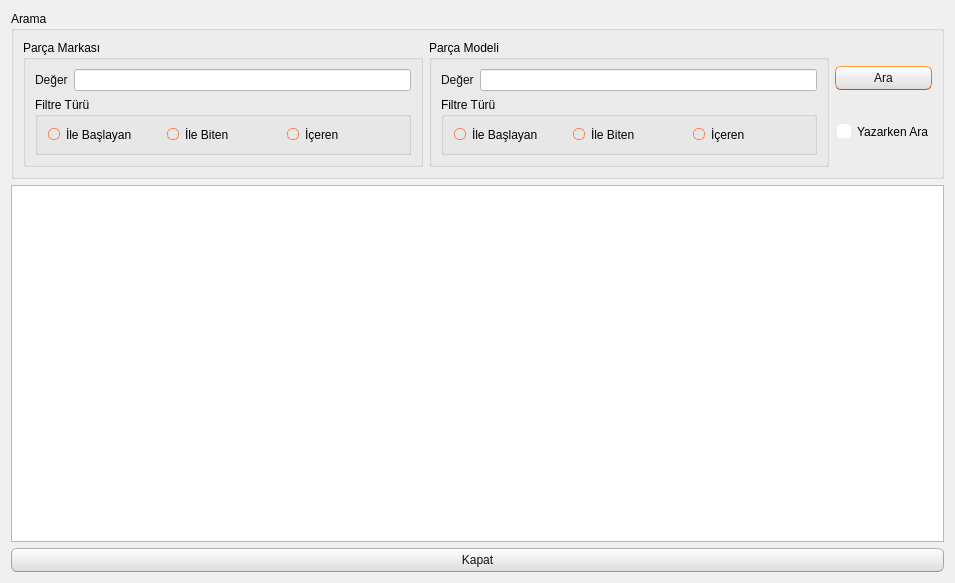
<?xml version="1.0" encoding="UTF-8"?>
<ui version="4.0">
 <class>TKNFareListe</class>
 <widget class="QDialog" name="TKNFareListe">
  <property name="geometry">
   <rect>
    <x>0</x>
    <y>0</y>
    <width>955</width>
    <height>583</height>
   </rect>
  </property>
  <property name="windowTitle">
   <string>Dialog</string>
  </property>
  <property name="styleSheet">
   <string notr="true">/*
Ubuntu Style Sheet for QT Applications
Author: Jaime A. Quiroga P.
Company: GTRONICK
Last updated: 09/10/2019 (dd/mm/yyyy), 12:31.
Available at: https://github.com/GTRONICK/QSS/blob/master/Ubuntu.qss
*/
QMainWindow {
	background-color:#f0f0f0;
}
QCheckBox {
	padding:2px;
}
QCheckBox:hover {
	border:1px solid rgb(255,150,60);
	border-radius:4px;
	padding: 1px;
	background-color:qlineargradient(spread:pad, x1:0.5, y1:1, x2:0.5, y2:0, stop:0 rgba(190, 90, 50, 50), stop:1 rgba(250, 130, 40, 50));
}
QCheckBox::indicator:checked {
	border:1px solid rgb(246, 134, 86);
	border-radius:4px;
  	background-color:rgb(246, 134, 86)
}
QCheckBox::indicator:unchecked {
	border-width:1px solid rgb(246, 134, 86);
	border-radius:4px;
  	background-color:rgb(255,255,255);
}
QColorDialog {
	background-color:#f0f0f0;
}
QComboBox {
	color:rgb(81,72,65);
	background: #ffffff;
}
QComboBox:editable {
	selection-color:rgb(81,72,65);
	selection-background-color: #ffffff;
}
QComboBox QAbstractItemView {
	selection-color: #ffffff;
	selection-background-color: rgb(246, 134, 86);
}
QComboBox:!editable:on, QComboBox::drop-down:editable:on {
	color:  #1e1d23;	
}
QDateTimeEdit, QDateEdit, QDoubleSpinBox, QFontComboBox {
	color:rgb(81,72,65);
	background-color: #ffffff;
}

QDialog {
	background-color:#f0f0f0;
}

QLabel,QLineEdit {
	color:rgb(17,17,17);
}
QLineEdit {
	background-color:rgb(255,255,255);
	selection-background-color:rgb(236,116,64);
}
QMenuBar {
	color:rgb(223,219,210);
	background-color:rgb(65,64,59);
}
QMenuBar::item {
	padding-top:4px;
	padding-left:4px;
	padding-right:4px;
	color:rgb(223,219,210);
	background-color:rgb(65,64,59);
}
QMenuBar::item:selected {
	color:rgb(255,255,255);
	padding-top:2px;
	padding-left:2px;
	padding-right:2px;
	border-top-width:2px;
	border-left-width:2px;
	border-right-width:2px;
	border-top-right-radius:4px;
	border-top-left-radius:4px;
	border-style:solid;
	background-color:rgb(65,64,59);
	border-top-color: rgb(47,47,44);
	border-right-color: qlineargradient(spread:pad, x1:0, y1:1, x2:1, y2:0, stop:0 rgba(90, 87, 78, 255), stop:1 rgba(47,47,44, 255));
	border-left-color:  qlineargradient(spread:pad, x1:1, y1:0, x2:0, y2:0, stop:0 rgba(90, 87, 78, 255), stop:1 rgba(47,47,44, 255));
}
QMenu {
	color:rgb(223,219,210);
	background-color:rgb(65,64,59);
}
QMenu::item {
	color:rgb(223,219,210);
	padding:4px 10px 4px 20px;
}
QMenu::item:selected {
	color:rgb(255,255,255);
	background-color: qlineargradient(spread:pad, x1:0.5, y1:1, x2:0.5, y2:0, stop:0 rgba(225, 108, 54, 255), stop:1 rgba(246, 134, 86, 255));
	border-style:solid;
	border-width:3px;
	padding:4px 7px 4px 17px;
	border-bottom-color:qlineargradient(spread:pad, x1:0.5, y1:1, x2:0.5, y2:0, stop:0 rgba(175,85,48,255), stop:1 rgba(236,114,67, 255));
	border-top-color:qlineargradient(spread:pad, x1:0.5, y1:1, x2:0.5, y2:0, stop:0 rgba(253,156,113,255), stop:1 rgba(205,90,46, 255));
	border-right-color:qlineargradient(spread:pad, x1:0, y1:0.5, x2:1, y2:0.5, stop:0 rgba(253,156,113,255), stop:1 rgba(205,90,46, 255));
	border-left-color:qlineargradient(spread:pad, x1:1, y1:0.5, x2:0, y2:0.5, stop:0 rgba(253,156,113,255), stop:1 rgba(205,90,46, 255));
}
QPlainTextEdit {
	border-width: 1px solid transparent;
	color:rgb(17,17,17);
	selection-background-color:rgb(236,116,64);
}
QProgressBar {
	text-align: center;
	color: rgb(0, 0, 0);
	border: 1px inset rgb(150,150,150); 
	border-radius: 10px;
	background-color:rgb(221,221,219);
}
QProgressBar::chunk:horizontal {
	background-color: qlineargradient(spread:pad, x1:0.5, y1:1, x2:0.5, y2:0, stop:0 rgba(225, 108, 54, 255), stop:1 rgba(246, 134, 86, 255));
	border:1px solid;
	border-radius:8px;
	border-bottom-color:qlineargradient(spread:pad, x1:0.5, y1:1, x2:0.5, y2:0, stop:0 rgba(175,85,48,255), stop:1 rgba(236,114,67, 255));
	border-top-color:qlineargradient(spread:pad, x1:0.5, y1:1, x2:0.5, y2:0, stop:0 rgba(253,156,113,255), stop:1 rgba(205,90,46, 255));
	border-right-color:qlineargradient(spread:pad, x1:0, y1:0.5, x2:1, y2:0.5, stop:0 rgba(253,156,113,255), stop:1 rgba(205,90,46, 255));
	border-left-color:qlineargradient(spread:pad, x1:1, y1:0.5, x2:0, y2:0.5, stop:0 rgba(253,156,113,255), stop:1 rgba(205,90,46, 255));
}
QPushButton{
	color:rgb(17,17,17);
	border-width: 1px;
	border-radius: 6px;
	border-bottom-color: rgb(150,150,150);
	border-right-color: rgb(165,165,165);
	border-left-color: rgb(165,165,165);
	border-top-color: rgb(180,180,180);
	border-style: solid;
	padding: 4px;
	background-color: qlineargradient(spread:pad, x1:0.5, y1:1, x2:0.5, y2:0, stop:0 rgba(220, 220, 220, 255), stop:1 rgba(255, 255, 255, 255));
}
QPushButton:hover{
	color:rgb(17,17,17);
	border-width: 1px;
	border-radius:6px;
	border-top-color: rgb(255,150,60);
	border-right-color: qlineargradient(spread:pad, x1:0, y1:1, x2:1, y2:0, stop:0 rgba(200, 70, 20, 255), stop:1 rgba(255,150,60, 255));
	border-left-color:  qlineargradient(spread:pad, x1:1, y1:0, x2:0, y2:0, stop:0 rgba(200, 70, 20, 255), stop:1 rgba(255,150,60, 255));
	border-bottom-color: rgb(200,70,20);
	border-style: solid;
	padding: 2px;
	background-color: qlineargradient(spread:pad, x1:0.5, y1:1, x2:0.5, y2:0, stop:0 rgba(220, 220, 220, 255), stop:1 rgba(255, 255, 255, 255));
}
QPushButton:default{
	color:rgb(17,17,17);
	border-width: 1px;
	border-radius:6px;
	border-top-color: rgb(255,150,60);
	border-right-color: qlineargradient(spread:pad, x1:0, y1:1, x2:1, y2:0, stop:0 rgba(200, 70, 20, 255), stop:1 rgba(255,150,60, 255));
	border-left-color:  qlineargradient(spread:pad, x1:1, y1:0, x2:0, y2:0, stop:0 rgba(200, 70, 20, 255), stop:1 rgba(255,150,60, 255));
	border-bottom-color: rgb(200,70,20);
	border-style: solid;
	padding: 2px;
	background-color: qlineargradient(spread:pad, x1:0.5, y1:1, x2:0.5, y2:0, stop:0 rgba(220, 220, 220, 255), stop:1 rgba(255, 255, 255, 255));
}
QPushButton:pressed{
	color:rgb(17,17,17);
	border-width: 1px;
	border-radius: 6px;
	border-width: 1px;
	border-top-color: rgba(255,150,60,200);
	border-right-color: qlineargradient(spread:pad, x1:0, y1:1, x2:1, y2:0, stop:0 rgba(200, 70, 20, 255), stop:1 rgba(255,150,60, 200));
	border-left-color:  qlineargradient(spread:pad, x1:1, y1:0, x2:0, y2:0, stop:0 rgba(200, 70, 20, 255), stop:1 rgba(255,150,60, 200));
	border-bottom-color: rgba(200,70,20,200);
	border-style: solid;
	padding: 2px;
	background-color: qlineargradient(spread:pad, x1:0.5, y1:0, x2:0.5, y2:1, stop:0 rgba(220, 220, 220, 255), stop:1 rgba(255, 255, 255, 255));
}
QPushButton:disabled{
	color:rgb(174,167,159);
	border-width: 1px;
	border-radius: 6px;
	background-color: qlineargradient(spread:pad, x1:0.5, y1:1, x2:0.5, y2:0, stop:0 rgba(200, 200, 200, 255), stop:1 rgba(230, 230, 230, 255));
}
QRadioButton {
	padding: 1px;
}
QRadioButton::indicator:checked {
	height: 10px;
	width: 10px;
	border-style:solid;
	border-radius:5px;
	border-width: 1px;
	border-color: rgba(246, 134, 86, 255);
	color: #a9b7c6;
	background-color:rgba(246, 134, 86, 255);
}
QRadioButton::indicator:!checked {
	height: 10px;
	width: 10px;
	border-style:solid;
	border-radius:5px;
	border-width: 1px;
	border-color: rgb(246, 134, 86);
	color: #a9b7c6;
	background-color: transparent;
}
QScrollArea {
	color: white;
	background-color:#f0f0f0;
}
QSlider::groove {
	border-style: solid;
	border-width: 1px;
	border-color: rgb(207,207,207);
}
QSlider::groove:horizontal {
	height: 5px;
	background: rgb(246, 134, 86);
}
QSlider::groove:vertical {
	width: 5px;
	background: rgb(246, 134, 86);
}
QSlider::handle:horizontal {
	background: rgb(253,253,253);
	border-style: solid;
	border-width: 1px;
	border-color: rgb(207,207,207);
	width: 12px;
	margin: -5px 0;
	border-radius: 7px;
}
QSlider::handle:vertical {
	background: rgb(253,253,253);
	border-style: solid;
	border-width: 1px;
	border-color: rgb(207,207,207);
	height: 12px;
	margin: 0 -5px;
	border-radius: 7px;
}
QSlider::add-page:horizontal, QSlider::add-page:vertical {
 	background: white;
}
QSlider::sub-page:horizontal, QSlider::sub-page:vertical {
	background: rgb(246, 134, 86);
}
QStatusBar, QSpinBox {
	color:rgb(81,72,65);
}
QSpinBox {
	background-color: #ffffff;
}
QScrollBar:horizontal {
	max-height: 20px;
	border: 1px transparent;
	margin: 0px 20px 0px 20px;
}
QScrollBar::handle:horizontal {
	background: rgb(253,253,253);
	border: 1px solid rgb(207,207,207);
	border-radius: 7px;
	min-width: 25px;
}
QScrollBar::handle:horizontal:hover {
	background: rgb(253,253,253);
	border: 1px solid rgb(255,150,60);
	border-radius: 7px;
	min-width: 25px;
}
QScrollBar::add-line:horizontal {
  	border: 1px solid rgb(207,207,207);
  	border-top-right-radius: 7px;
  	border-top-left-radius: 7px;
  	border-bottom-right-radius: 7px;
  	background: rgb(255, 255, 255);
  	width: 20px;
  	subcontrol-position: right;
  	subcontrol-origin: margin;
}
QScrollBar::add-line:horizontal:hover {
  	border: 1px solid rgb(255,150,60);
  	border-top-right-radius: 7px;
  	border-top-left-radius: 7px;
  	border-bottom-right-radius: 7px;
  	background: rgb(255, 255, 255);
  	width: 20px;
  	subcontrol-position: right;
  	subcontrol-origin: margin;
}
QScrollBar::add-line:horizontal:pressed {
  	border: 1px solid grey;
  	border-top-left-radius: 7px;
  	border-top-right-radius: 7px;
  	border-bottom-right-radius: 7px;
  	background: rgb(231,231,231);
  	width: 20px;
  	subcontrol-position: right;
  	subcontrol-origin: margin;
}
QScrollBar::sub-line:horizontal {
  	border: 1px solid rgb(207,207,207);
  	border-top-right-radius: 7px;
  	border-top-left-radius: 7px;
  	border-bottom-left-radius: 7px;
  	background: rgb(255, 255, 255);
  	width: 20px;
  	subcontrol-position: left;
  	subcontrol-origin: margin;
}
QScrollBar::sub-line:horizontal:hover {
  	border: 1px solid rgb(255,150,60);
  	border-top-right-radius: 7px;
  	border-top-left-radius: 7px;
  	border-bottom-left-radius: 7px;
  	background: rgb(255, 255, 255);
  	width: 20px;
  	subcontrol-position: left;
  	subcontrol-origin: margin;
}
QScrollBar::sub-line:horizontal:pressed {
  	border: 1px solid grey;
  	border-top-right-radius: 7px;
  	border-top-left-radius: 7px;
  	border-bottom-left-radius: 7px;
  	background: rgb(231,231,231);
  	width: 20px;
  	subcontrol-position: left;
  	subcontrol-origin: margin;
}
QScrollBar::left-arrow:horizontal {
  	border: 1px transparent grey;
  	border-top-left-radius: 3px;
  	border-bottom-left-radius: 3px;
  	width: 6px;
  	height: 6px;
  	background: rgb(230,230,230);
}
QScrollBar::right-arrow:horizontal {
	border: 1px transparent grey;
	border-top-right-radius: 3px;
	border-bottom-right-radius: 3px;
  	width: 6px;
  	height: 6px;
 	background: rgb(230,230,230);
}
QScrollBar::add-page:horizontal, QScrollBar::sub-page:horizontal {
 	background: none;
} 
QScrollBar:vertical {
	max-width: 20px;
	border: 1px transparent grey;
	margin: 20px 0px 20px 0px;
}
QScrollBar::add-line:vertical {
	border: 1px solid;
	border-color: rgb(207,207,207);
	border-bottom-right-radius: 7px;
	border-bottom-left-radius: 7px;
	border-top-left-radius: 7px;
	background: rgb(255, 255, 255);
  	height: 20px;
  	subcontrol-position: bottom;
  	subcontrol-origin: margin;
}
QScrollBar::add-line:vertical:hover {
  	border: 1px solid;
  	border-color: rgb(255,150,60);
  	border-bottom-right-radius: 7px;
  	border-bottom-left-radius: 7px;
  	border-top-left-radius: 7px;
  	background: rgb(255, 255, 255);
  	height: 20px;
  	subcontrol-position: bottom;
  	subcontrol-origin: margin;
}
QScrollBar::add-line:vertical:pressed {
  	border: 1px solid grey;
  	border-bottom-left-radius: 7px;
  	border-bottom-right-radius: 7px;
  	border-top-left-radius: 7px;
  	background: rgb(231,231,231);
  	height: 20px;
  	subcontrol-position: bottom;
  	subcontrol-origin: margin;
}
QScrollBar::sub-line:vertical {
  	border: 1px solid rgb(207,207,207);
  	border-top-right-radius: 7px;
  	border-top-left-radius: 7px;
  	border-bottom-left-radius: 7px;
  	background: rgb(255, 255, 255);
  	height: 20px;
  	subcontrol-position: top;
  	subcontrol-origin: margin;
}
QScrollBar::sub-line:vertical:hover {
  	border: 1px solid rgb(255,150,60);
  	border-top-right-radius: 7px;
  	border-top-left-radius: 7px;
  	border-bottom-left-radius: 7px;
	background: rgb(255, 255, 255);
  	height: 20px;
  	subcontrol-position: top;
  	subcontrol-origin: margin;
}
QScrollBar::sub-line:vertical:pressed {
  	border: 1px solid grey;
  	border-top-left-radius: 7px;
  	border-top-right-radius: 7px;
  	background: rgb(231,231,231);
 	height: 20px;
  	subcontrol-position: top;
  	subcontrol-origin: margin;
}
QScrollBar::handle:vertical {
	background: rgb(253,253,253);
	border: 1px solid rgb(207,207,207);
	border-radius: 7px;
	min-height: 25px;
}
QScrollBar::handle:vertical:hover {
	background: rgb(253,253,253);
	border: 1px solid rgb(255,150,60);
	border-radius: 7px;
	min-height: 25px;
}
QScrollBar::up-arrow:vertical {
	border: 1px transparent grey;
  	border-top-left-radius: 3px;
	border-top-right-radius: 3px;
  	width: 6px;
  	height: 6px;
  	background: rgb(230,230,230);
}
QScrollBar::down-arrow:vertical {
  	border: 1px transparent grey;
  	border-bottom-left-radius: 3px;
  	border-bottom-right-radius: 3px;
  	width: 6px;
  	height: 6px;
  	background: rgb(230,230,230);
}
QScrollBar::add-page:vertical, QScrollBar::sub-page:vertical {
  	background: none;
}
QTabWidget {
	color:rgb(0,0,0);
	background-color:rgb(247,246,246);
}
QTabWidget::pane {
	border-color: rgb(180,180,180);
	background-color:rgb(247,246,246);
	border-style: solid;
	border-width: 1px;
  	border-radius: 6px;
}
QTabBar::tab {
	padding-left:4px;
	padding-right:4px;
	padding-bottom:2px;
	padding-top:2px;
	color:rgb(81,72,65);
  	background-color: qlineargradient(spread:pad, x1:0.5, y1:1, x2:0.5, y2:0, stop:0 rgba(221,218,217,255), stop:1 rgba(240,239,238,255));
	border-style: solid;
	border-width: 1px;
  	border-top-right-radius:4px;
	border-top-left-radius:4px;
	border-top-color: rgb(180,180,180);
	border-left-color: rgb(180,180,180);
	border-right-color: rgb(180,180,180);
	border-bottom-color: transparent;
}
QTabBar::tab:selected, QTabBar::tab:last:selected, QTabBar::tab:hover {
  	background-color:rgb(247,246,246);
  	margin-left: 0px;
  	margin-right: 1px;
}
QTabBar::tab:!selected {
	margin-top: 1px;
	margin-right: 1px;
}
QTextEdit {
	border-width: 1px;
	border-style: solid;
	border-color:transparent;
	color:rgb(17,17,17);
	selection-background-color:rgb(236,116,64);
}
QTimeEdit, QToolBox, QToolBox::tab, QToolBox::tab:selected {
	color:rgb(81,72,65);
	background-color: #ffffff;
}</string>
  </property>
  <layout class="QVBoxLayout" name="verticalLayout_4">
   <item>
    <widget class="QGroupBox" name="groupBox">
     <property name="title">
      <string>Arama</string>
     </property>
     <layout class="QHBoxLayout" name="horizontalLayout_7">
      <item>
       <widget class="QGroupBox" name="groupBox_2">
        <property name="title">
         <string>Parça Markası</string>
        </property>
        <layout class="QVBoxLayout" name="verticalLayout">
         <item>
          <layout class="QHBoxLayout" name="horizontalLayout_3">
           <item>
            <widget class="QLabel" name="label">
             <property name="text">
              <string>Değer</string>
             </property>
             <property name="buddy">
              <cstring>leParcaMarkaDegeri</cstring>
             </property>
            </widget>
           </item>
           <item>
            <widget class="QLineEdit" name="leParcaMarkaDegeri"/>
           </item>
          </layout>
         </item>
         <item>
          <widget class="QGroupBox" name="groupBox_3">
           <property name="title">
            <string>Filtre Türü</string>
           </property>
           <layout class="QHBoxLayout" name="horizontalLayout_2">
            <item>
             <layout class="QHBoxLayout" name="horizontalLayout">
              <item>
               <widget class="QRadioButton" name="rbParcaMarkaIleBaslayan">
                <property name="text">
                 <string>İle Başlayan</string>
                </property>
               </widget>
              </item>
              <item>
               <widget class="QRadioButton" name="rbParcaMarkaIleBiten">
                <property name="text">
                 <string>İle Biten</string>
                </property>
               </widget>
              </item>
              <item>
               <widget class="QRadioButton" name="rbParcaMarkaIceren">
                <property name="text">
                 <string>İçeren</string>
                </property>
               </widget>
              </item>
             </layout>
            </item>
           </layout>
          </widget>
         </item>
        </layout>
       </widget>
      </item>
      <item>
       <widget class="QGroupBox" name="groupBox_4">
        <property name="title">
         <string>Parça Modeli</string>
        </property>
        <layout class="QVBoxLayout" name="verticalLayout_2">
         <item>
          <layout class="QHBoxLayout" name="horizontalLayout_4">
           <item>
            <widget class="QLabel" name="label_2">
             <property name="text">
              <string>Değer</string>
             </property>
             <property name="buddy">
              <cstring>leParcaMarkaDegeri</cstring>
             </property>
            </widget>
           </item>
           <item>
            <widget class="QLineEdit" name="leParcaModelDegeri"/>
           </item>
          </layout>
         </item>
         <item>
          <widget class="QGroupBox" name="groupBox_5">
           <property name="title">
            <string>Filtre Türü</string>
           </property>
           <layout class="QHBoxLayout" name="horizontalLayout_5">
            <item>
             <layout class="QHBoxLayout" name="horizontalLayout_6">
              <item>
               <widget class="QRadioButton" name="rbParcaModelIleBaslayan">
                <property name="text">
                 <string>İle Başlayan</string>
                </property>
               </widget>
              </item>
              <item>
               <widget class="QRadioButton" name="rbParcaModelIleBiten">
                <property name="text">
                 <string>İle Biten</string>
                </property>
               </widget>
              </item>
              <item>
               <widget class="QRadioButton" name="rbParcaModelIceren">
                <property name="text">
                 <string>İçeren</string>
                </property>
               </widget>
              </item>
             </layout>
            </item>
           </layout>
          </widget>
         </item>
        </layout>
       </widget>
      </item>
      <item>
       <layout class="QVBoxLayout" name="verticalLayout_3">
        <item>
         <widget class="QPushButton" name="pushButton">
          <property name="text">
           <string>Ara</string>
          </property>
          <property name="icon">
           <iconset resource="../../kaynaklar.qrc">
            <normaloff>:/resimler/Search-1.png</normaloff>:/resimler/Search-1.png</iconset>
          </property>
         </widget>
        </item>
        <item>
         <widget class="QCheckBox" name="cbYazarkenAra">
          <property name="text">
           <string>Yazarken Ara</string>
          </property>
         </widget>
        </item>
       </layout>
      </item>
     </layout>
    </widget>
   </item>
   <item>
    <widget class="QTableWidget" name="tableWidget"/>
   </item>
   <item>
    <widget class="QPushButton" name="pushButton_2">
     <property name="text">
      <string>Kapat</string>
     </property>
     <property name="icon">
      <iconset resource="../../kaynaklar.qrc">
       <normaloff>:/resimler/dialog-close.png</normaloff>:/resimler/dialog-close.png</iconset>
     </property>
    </widget>
   </item>
  </layout>
 </widget>
 <resources>
  <include location="../../kaynaklar.qrc"/>
 </resources>
 <connections>
  <connection>
   <sender>cbYazarkenAra</sender>
   <signal>clicked(bool)</signal>
   <receiver>pushButton</receiver>
   <slot>setDisabled(bool)</slot>
   <hints>
    <hint type="sourcelabel">
     <x>881</x>
     <y>132</y>
    </hint>
    <hint type="destinationlabel">
     <x>881</x>
     <y>91</y>
    </hint>
   </hints>
  </connection>
  <connection>
   <sender>leParcaModelDegeri</sender>
   <signal>textChanged(QString)</signal>
   <receiver>TKNFareListe</receiver>
   <slot>Ara()</slot>
   <hints>
    <hint type="sourcelabel">
     <x>644</x>
     <y>85</y>
    </hint>
    <hint type="destinationlabel">
     <x>700</x>
     <y>184</y>
    </hint>
   </hints>
  </connection>
  <connection>
   <sender>leParcaMarkaDegeri</sender>
   <signal>textChanged(QString)</signal>
   <receiver>TKNFareListe</receiver>
   <slot>Ara()</slot>
   <hints>
    <hint type="sourcelabel">
     <x>336</x>
     <y>77</y>
    </hint>
    <hint type="destinationlabel">
     <x>358</x>
     <y>188</y>
    </hint>
   </hints>
  </connection>
  <connection>
   <sender>rbParcaModelIceren</sender>
   <signal>clicked()</signal>
   <receiver>TKNFareListe</receiver>
   <slot>Ara()</slot>
   <hints>
    <hint type="sourcelabel">
     <x>729</x>
     <y>141</y>
    </hint>
    <hint type="destinationlabel">
     <x>609</x>
     <y>184</y>
    </hint>
   </hints>
  </connection>
  <connection>
   <sender>rbParcaModelIleBiten</sender>
   <signal>clicked()</signal>
   <receiver>TKNFareListe</receiver>
   <slot>Ara()</slot>
   <hints>
    <hint type="sourcelabel">
     <x>603</x>
     <y>143</y>
    </hint>
    <hint type="destinationlabel">
     <x>549</x>
     <y>186</y>
    </hint>
   </hints>
  </connection>
  <connection>
   <sender>rbParcaModelIleBaslayan</sender>
   <signal>clicked()</signal>
   <receiver>TKNFareListe</receiver>
   <slot>Ara()</slot>
   <hints>
    <hint type="sourcelabel">
     <x>477</x>
     <y>135</y>
    </hint>
    <hint type="destinationlabel">
     <x>469</x>
     <y>185</y>
    </hint>
   </hints>
  </connection>
  <connection>
   <sender>rbParcaMarkaIceren</sender>
   <signal>clicked()</signal>
   <receiver>TKNFareListe</receiver>
   <slot>Ara()</slot>
   <hints>
    <hint type="sourcelabel">
     <x>301</x>
     <y>136</y>
    </hint>
    <hint type="destinationlabel">
     <x>283</x>
     <y>186</y>
    </hint>
   </hints>
  </connection>
  <connection>
   <sender>rbParcaMarkaIleBiten</sender>
   <signal>clicked()</signal>
   <receiver>TKNFareListe</receiver>
   <slot>Ara()</slot>
   <hints>
    <hint type="sourcelabel">
     <x>179</x>
     <y>138</y>
    </hint>
    <hint type="destinationlabel">
     <x>210</x>
     <y>187</y>
    </hint>
   </hints>
  </connection>
  <connection>
   <sender>rbParcaMarkaIleBaslayan</sender>
   <signal>clicked()</signal>
   <receiver>TKNFareListe</receiver>
   <slot>Ara()</slot>
   <hints>
    <hint type="sourcelabel">
     <x>89</x>
     <y>139</y>
    </hint>
    <hint type="destinationlabel">
     <x>112</x>
     <y>184</y>
    </hint>
   </hints>
  </connection>
  <connection>
   <sender>pushButton_2</sender>
   <signal>clicked()</signal>
   <receiver>TKNFareListe</receiver>
   <slot>accept()</slot>
   <hints>
    <hint type="sourcelabel">
     <x>737</x>
     <y>563</y>
    </hint>
    <hint type="destinationlabel">
     <x>821</x>
     <y>460</y>
    </hint>
   </hints>
  </connection>
  <connection>
   <sender>pushButton</sender>
   <signal>clicked()</signal>
   <receiver>TKNFareListe</receiver>
   <slot>Ara()</slot>
   <hints>
    <hint type="sourcelabel">
     <x>904</x>
     <y>75</y>
    </hint>
    <hint type="destinationlabel">
     <x>953</x>
     <y>117</y>
    </hint>
   </hints>
  </connection>
 </connections>
 <slots>
  <slot>Ara()</slot>
 </slots>
</ui>
